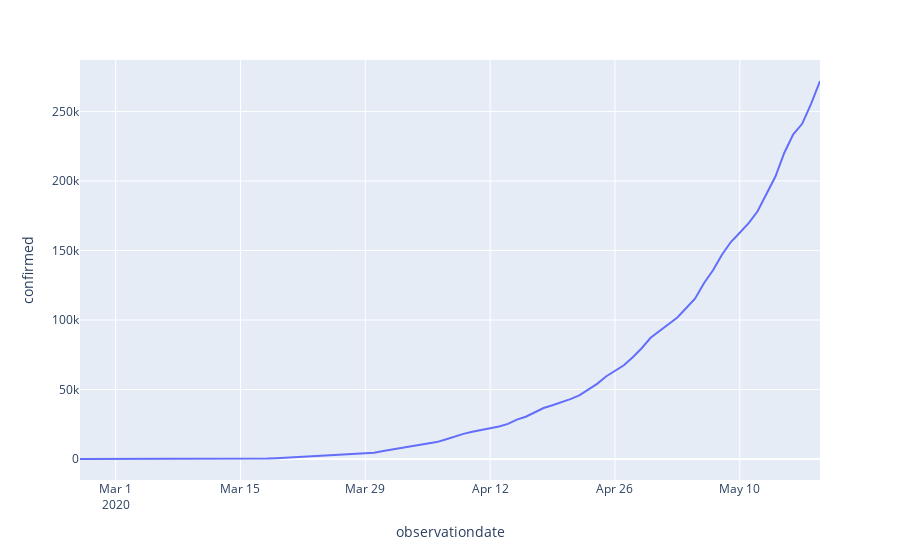

The cell this chart's notebook holds for it:
### Code cell
# Visualizando
px.line(brasil, x= "observationdate", y="confirmed" )
